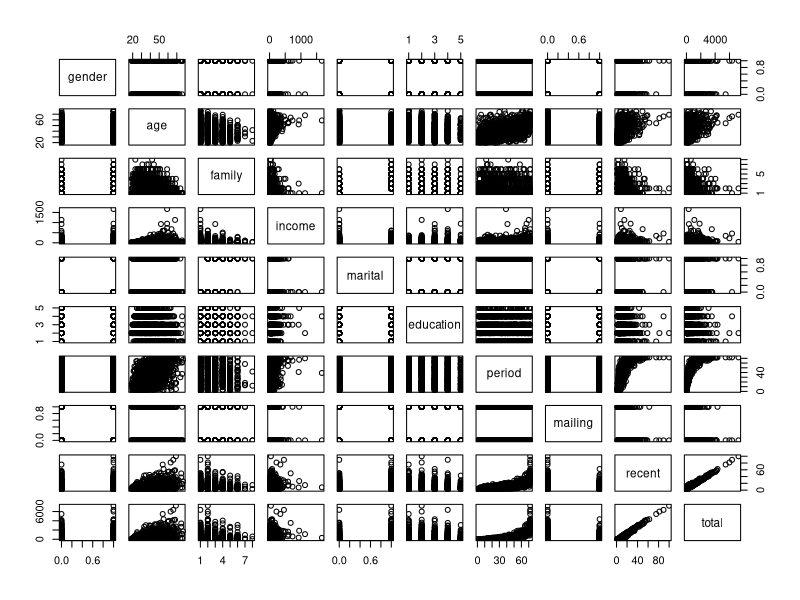
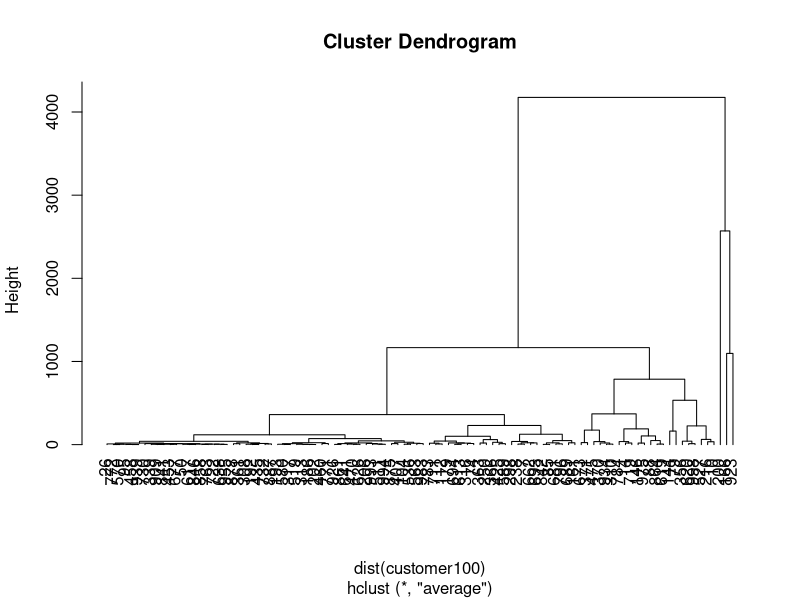
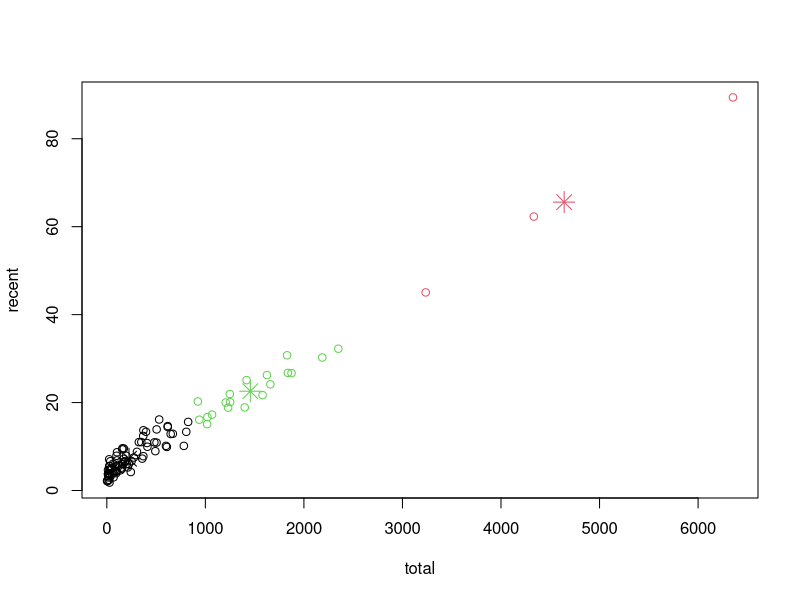

The R script that drew these images, in order:
getwd()

### 파일 읽어들이기
data <- read.csv("mycustomer.csv", header=TRUE)
data

dim(data)
View(data)
plot(data)
names(data)

### 인구통계학 변수만 추출
#두개변수만 별도 선별해서 demo에 저장
demo <- data[c("gender", "age")]
demo <- data[c(1, 2)]
head(demo)

### 라이프스타일 변수만 추출
life <- data[c("family", "income", "marital", "education")]
life <- data[c(3:6)]
head(life)

### 구매이력(고객행동&고객성과) 변수만 추출
customer <- data[c("period", "mailing", "recent", "total")]
customer <- data[c(7:10)]
head(customer)


##### 구매이력 데이테에서 샘플링 100개 하는 방법
choice <- sample(1:nrow(customer), 100)
choice

#100명의 데이터
customer100 <- customer[choice, ]
customer100

### 100개 구매이력 데이터를 이용한 군집분석
install.packages("cluster")
library(cluster)

out <- hclust(dist(customer100), method="ave")
plot(out, hang=-1, labels=out$ID)
out$order

### K-means 군집분석
out2 <- kmeans(customer100, 3)
out2
out2$cluster
customer100$group <- out2$cluster
customer100
View(customer100)

plot(customer100[c("total", "recent")], col=out2$cluster)
points(out2$centers[,c("total", "recent")], col=1:3, pch=8, cex=2)

